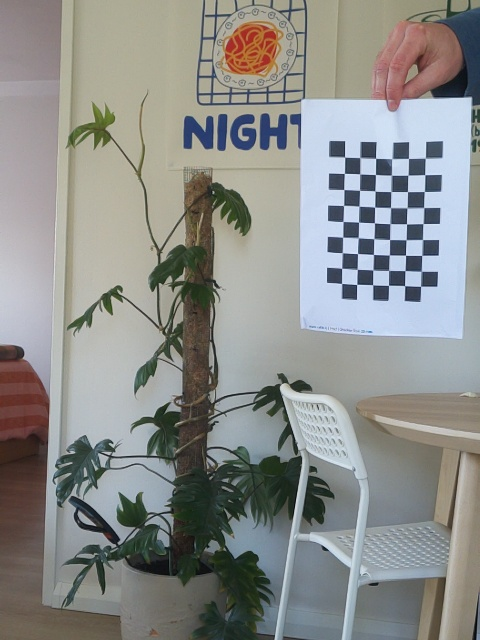
#> input picture Project-code/calib_images/left/left_01.jpg, 480 x 640 px, given as the content of the folder ./calib_images/right, which was not available
$ python calibration_save.py   (older library calls are emulated)
#> lines starting #> are read from the running program, lines starting #| are printed output that depends on the picture; pictures that were not available may be replaced by others from this repository, and a replacement may not be noted
### Project-code/calibration_compute.py
# --- Stereo Camera Calibration Script ---
# This script performs stereo camera calibration using captured images of a checkerboard pattern.
# It calculates intrinsic parameters, distortion coefficients, and rectification maps.

import cv2
import numpy as np
import glob

# Checkerboard dimensions (number of internal corners per row and column)
CHECKERBOARD = (9, 6)

# Paths to the calibration images for the left and right cameras (Had to swap them for Q matricx to work properly :p)
CALIBRATION_IMAGES_RIGHT = './calib_images/left/*.jpg'
CALIBRATION_IMAGES_LEFT = './calib_images/right/*.jpg'

def calibrate_stereo_cameras():
    # Prepare object points based on the checkerboard pattern
    objp = np.zeros((CHECKERBOARD[0] * CHECKERBOARD[1], 3), np.float32)
    square_size = 0.020  # 20 mm = 0.020 m
    objp[:, :2] = np.mgrid[0:CHECKERBOARD[0], 0:CHECKERBOARD[1]].T.reshape(-1, 2) * square_size

    objpoints = []        # 3D points in real world space
    imgpoints_left = []   # 2D points in left camera images
    imgpoints_right = []  # 2D points in right camera images

    # Load calibration images
    images_left = sorted(glob.glob(CALIBRATION_IMAGES_LEFT))
    images_right = sorted(glob.glob(CALIBRATION_IMAGES_RIGHT))

    # Detect chessboard corners in image pairs
    for left_img_path, right_img_path in zip(images_left, images_right):
        img_left = cv2.imread(left_img_path)
#> img_left is the input picture: shape (640, 480, 3); mean B, G, R 139, 141.7, 140.2
        img_right = cv2.imread(right_img_path)

        gray_left = cv2.cvtColor(img_left, cv2.COLOR_BGR2GRAY)
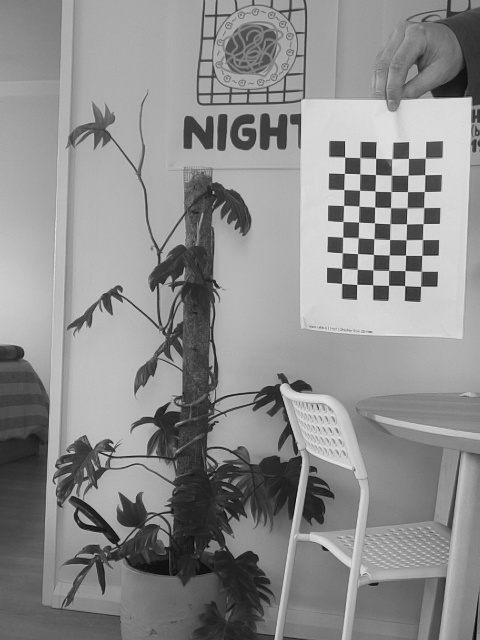
#> gray_left: shape (640, 480); min 6, max 233, mean 141
        gray_right = cv2.cvtColor(img_right, cv2.COLOR_BGR2GRAY)

        ret_left, corners_left = cv2.findChessboardCorners(gray_left, CHECKERBOARD, None)
#> ret_left = True; corners_left = 54 rows, first 8: [425.3, 158.2], [424.8, 174.7], [424.4, 191.4], [423.7, 207.5], [423.1, 223.6], [422.5, 239.5], [421.7, 255.4], [421.3, 271.3]
        ret_right, corners_right = cv2.findChessboardCorners(gray_right, CHECKERBOARD, None)
#> ret_right = True; corners_right has the same summary as corners_left

        if ret_left and ret_right:
            objpoints.append(objp)
            imgpoints_left.append(corners_left)
            imgpoints_right.append(corners_right)

    # Calibrate each camera individually
    ret_l, mtx_l, dist_l, _, _ = cv2.calibrateCamera(objpoints, imgpoints_left, gray_left.shape[::-1], None, None)
#> ret_l = 0.411; mtx_l = [[972.2, 0, 243], [0, 922, 318.2], [0, 0, 1]]; dist_l = [[1.95, -11.12, 0.0533, -0.181, 68.77]]
    ret_r, mtx_r, dist_r, _, _ = cv2.calibrateCamera(objpoints, imgpoints_right, gray_right.shape[::-1], None, None)
#> ret_r = 0.411; mtx_r = [[972.2, 0, 243], [0, 922, 318.2], [0, 0, 1]]; dist_r = [[1.95, -11.12, 0.0533, -0.181, 68.77]]

    # Perform stereo calibration to find rotation and translation between cameras
    retval, cameraMatrix1, distCoeffs1, cameraMatrix2, distCoeffs2, R, T, E, F = cv2.stereoCalibrate(
        objpoints, imgpoints_left, imgpoints_right,
        mtx_l, dist_l, mtx_r, dist_r, gray_left.shape[::-1],
        criteria=(cv2.TERM_CRITERIA_EPS + cv2.TERM_CRITERIA_MAX_ITER, 100, 1e-5),
        flags=cv2.CALIB_FIX_INTRINSIC
    )
#> retval = 0.41; cameraMatrix1 = [[972.2, 0, 243], [0, 922, 318.2], [0, 0, 1]]; distCoeffs1 = [[1.95, -11.12, 0.0533, -0.181, 68.77]]; cameraMatrix2 = [[972.2, 0, 243], [0, 922, 318.2], [0, 0, 1]]; distCoeffs2 = [[1.95, -11.12, 0.0533, -0.181, 68.77]]; R = [[1, -2.53e-13, 1.92e-15], [2.53e-13, 1, -4.03e-14], [-1.92e-15, 4.03e-14, 1]]; T = [8.68e-14, -7.93e-14, 7.59e-13]; E = [[-1.92e-25, -7.59e-13, -7.93e-14], [7.59e-13, -1.95e-25, -8.68e-14], [7.93e-14, 8.68e-14, -3.35e-27]]; F = [[4.45e-06, 18586260.9, -4.12e+09], [-18586260.9, 5.04e-06, 6.58e+09], [4.12e+09, -6.58e+09, 1]]

    print(f"Estimated baseline (camera separation): {abs(T[0][0]):.4f} meters")
#| Estimated baseline (camera separation): 0.0000 meters

    # Compute rectification transforms for both cameras
    R1, R2, P1, P2, Q, _, _ = cv2.stereoRectify(
        cameraMatrix1, distCoeffs1,
        cameraMatrix2, distCoeffs2,
        gray_left.shape[::-1], R, T, alpha=0
    )
#> R1 = [[0.113, -0.103, 0.988], [0.103, 0.99, 0.0916], [-0.988, 0.0916, 0.123]]; R2 has the same summary as R1; P1 = [[232.7, 0, 3563.5, 0], [0, 232.7, 1175.9, 0], [0, 0, 1, 0]]; P2 = [[232.7, 0, 3563.5, 1.79e-10], [0, 232.7, 1175.9, 0], [0, 0, 1, 0]]; Q = [[1, 0, 0, -3563.5], [0, 1, 0, -1175.9], [0, 0, 0, 232.7], [0, 0, -1.3e+12, 0]]

    # Compute rectification maps for remapping the images
    stereo_map_left_x, stereo_map_left_y = cv2.initUndistortRectifyMap(
        cameraMatrix1, distCoeffs1, R1, P1, gray_left.shape[::-1], cv2.CV_16SC2
    )
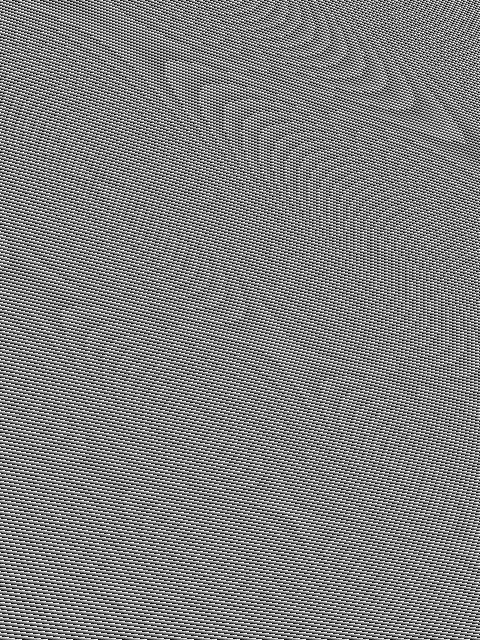
#> stereo_map_left_y: shape (640, 480) uint16; min 0, max 1023, mean 511.5; drawn with min black and max white
    stereo_map_right_x, stereo_map_right_y = cv2.initUndistortRectifyMap(
        cameraMatrix2, distCoeffs2, R2, P2, gray_right.shape[::-1], cv2.CV_16SC2
    )

    # Package the calibration data into a dictionary
    calibration_data = {
        'M1': mtx_l,
        'D1': dist_l,
        'M2': mtx_r,
        'D2': dist_r,
        'R': R,
        'T': T,
        'E': E,
        'F': F,
        'stereo_map_left_x': stereo_map_left_x,
        'stereo_map_left_y': stereo_map_left_y,
        'stereo_map_right_x': stereo_map_right_x,
        'stereo_map_right_y': stereo_map_right_y,
        'Q': Q
    }

    return calibration_data

# [9 lines that do not run on import are left out]
    # Save the calibration_result using the calibration_save.py script

### Project-code/calibration_save.py
# --- Save and Load Stereo Calibration Data Script ---
# This script saves the results of the stereo camera calibration
# and reload them later for use in other modules (like depth calculation).
# It uses Python's pickle module for binary serialisation.

import pickle

def save_calibration_data(calibration_data, filename='stereo_calibration.pkl'):
    """
    Save calibration data to a file using pickle.

    Args:
        calibration_data (dict): The dictionary containing calibration results.
        filename (str): The filename where the calibration data will be saved.
    """
    with open(filename, 'wb') as f:
        pickle.dump(calibration_data, f)
    print(f"Calibration data successfully saved to '{filename}'.")

def load_calibration_data(filename='stereo_calibration.pkl'):
    """
    Load calibration data from a pickle file.

    Args:
        filename (str): The filename from which to load the calibration data.

    Returns:
        dict: The loaded calibration data.
    """
    with open(filename, 'rb') as f:
        data = pickle.load(f)
    print(f"Calibration data successfully loaded from '{filename}'.")
    return data

if __name__ == '__main__':
    # Example usage: Perform calibration and save the result.
    from calibration_compute import calibrate_stereo_cameras

    print("Starting stereo calibration process...")
    calibration_data = calibrate_stereo_cameras()
#> calibration_data = 13 items
    save_calibration_data(calibration_data)

$ run again, on Project-code/calib_images/left/left_14.jpg
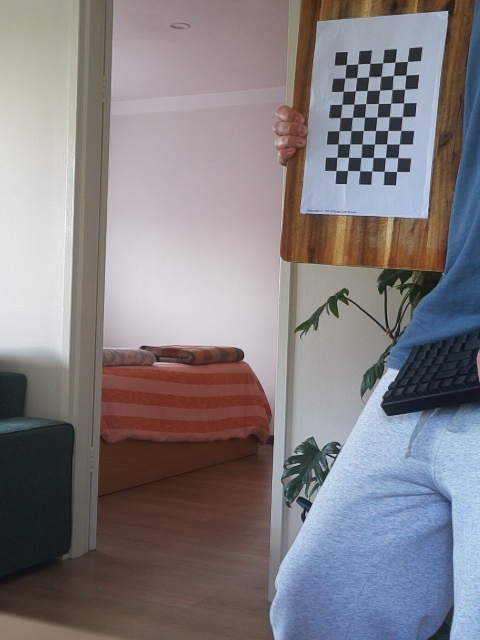
#> input picture Project-code/calib_images/left/left_14.jpg, 480 x 640 px, given as the content of the folder ./calib_images/right, which was not available
#> in calibrate_stereo_cameras, img_left is the input picture: shape (640, 480, 3); mean B, G, R 130, 125.8, 131
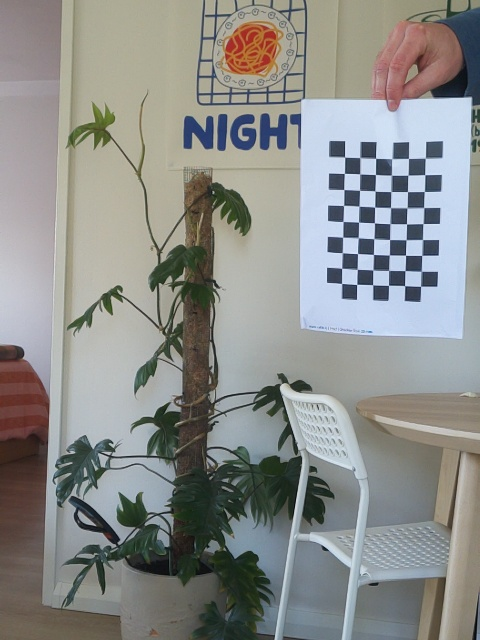
#> input picture Project-code/calib_images/left/left_01.jpg, 480 x 640 px
#> in calibrate_stereo_cameras, img_right is the input picture: shape (640, 480, 3); mean B, G, R 139, 141.7, 140.2
#> ret_left = True; corners_left = 54 rows, first 8: [407.5, 61.34], [405.8, 75.04], [404.7, 89.23], [403.6, 102.8], [402.1, 116.6], [400.8, 130.5], [399.4, 144], [397.7, 157.6]
#> ret_right = True; corners_right = 54 rows, first 8: [425.3, 158.2], [424.8, 174.7], [424.4, 191.4], [423.7, 207.5], [423.1, 223.6], [422.5, 239.5], [421.7, 255.4], [421.3, 271.3]
#> ret_l = 0.199; mtx_l = [[603.8, 0, 287.6], [0, 645.6, 283.8], [0, 0, 1]]; dist_l = [[-0.846, 2.36, -0.0884, 0.0762, -3.74]]
#> ret_r = 0.411; mtx_r = [[972.2, 0, 243], [0, 922, 318.2], [0, 0, 1]]; dist_r = [[1.95, -11.12, 0.0533, -0.181, 68.77]]
#> retval = 0.322; cameraMatrix1 = [[603.8, 0, 287.6], [0, 645.6, 283.8], [0, 0, 1]]; distCoeffs1 = [[-0.846, 2.36, -0.0884, 0.0762, -3.74]]; cameraMatrix2 = [[972.2, 0, 243], [0, 922, 318.2], [0, 0, 1]]; distCoeffs2 = [[1.95, -11.12, 0.0533, -0.181, 68.77]]; R = [[0.99, 0.0434, -0.135], [-0.038, 0.998, 0.042], [0.137, -0.0365, 0.99]]; T = [0.194, 0.0874, 0.151]; E = [[0.0177, -0.154, 0.0802], [0.123, 0.0136, -0.212], [-0.0939, 0.189, 0.02]]; F = [[7.18e-07, -5.83e-06, 0.00341], [5.24e-06, 5.44e-07, -0.00714], [-0.00555, 0.00823, 1]]
#| Estimated baseline (camera separation): 0.1935 meters
#> R1 = [[0.802, 0.346, 0.486], [-0.365, 0.929, -0.0598], [-0.472, -0.129, 0.872]]; R2 = [[0.743, 0.336, 0.578], [-0.313, 0.939, -0.143], [-0.591, -0.0746, 0.803]]; P1 = [[2915.2, 0, -312.7, 0], [0, 2915.2, 386.5, 0], [0, 0, 1, 0]]; P2 = [[2915.2, 0, -312.7, 758.9], [0, 2915.2, 386.5, 0], [0, 0, 1, 0]]; Q = [[1, 0, 0, 312.7], [0, 1, 0, -386.5], [0, 0, 0, 2915.2], [0, 0, -3.84, 0]]
#> in calibrate_stereo_cameras, `stereo_map_right_x, stereo_map_right_y = cv2.initUndistortRectifyMap( ..`:
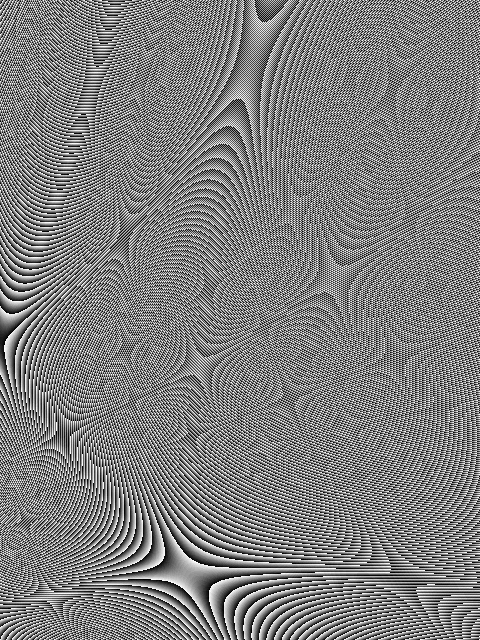
#> stereo_map_right_y: shape (640, 480) uint16; min 0, max 1023, mean 511.4; drawn with min black and max white
#> calibration_data = 13 items
